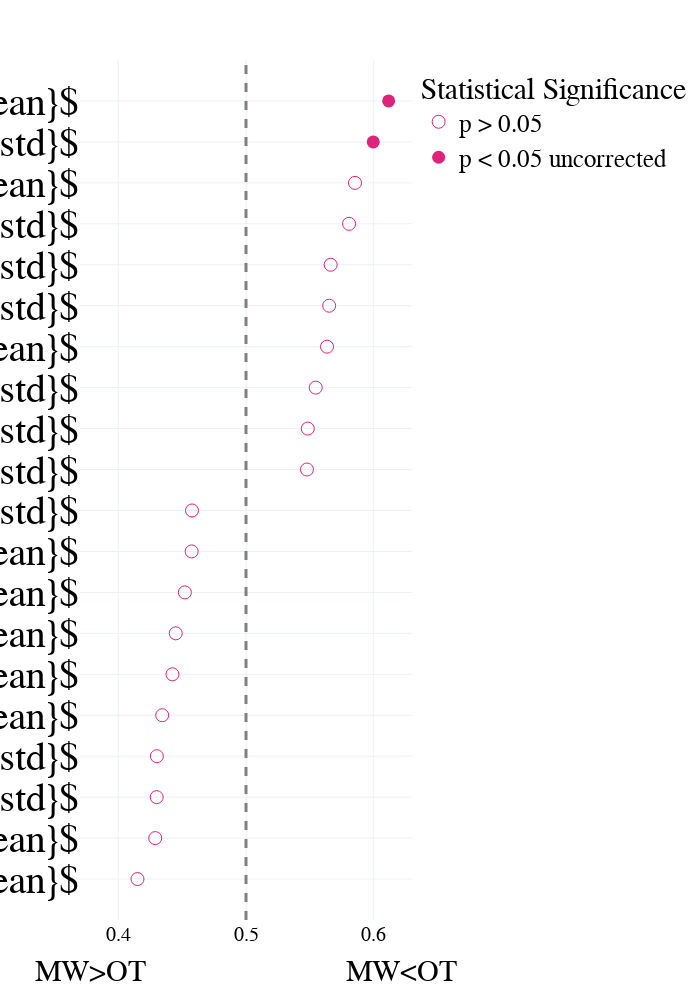

Notebook cell for this chart:
### Code cell
segment_mind_roc = pd.read_csv('Data/univariate_roc_mind_segment.csv')

segment_mind_roc = segment_mind_roc.sort_values(by = 'AUC', ascending = False).head(10).append(segment_mind_roc.sort_values(by = 'AUC', ascending = False).tail(10))

fig = px.scatter(segment_mind_roc.sort_values(by = 'AUC'),x = 'AUC', y = 'markers', template = "plotly_white", symbol = 'significant', 
                 symbol_sequence = ['circle-open','circle','hexagram' ],
#                  color = 'significant',
                 color_discrete_sequence = [pink, green,orange, pink], 
                 
                 category_orders = {'significant': ['p > 0.05','p < 0.05 uncorrected', 'p < 0.05 FDR corrected']},
                 labels = {'AUC': 'MW>OT                         MW<OT', 'significant': 'Statistical Significance', 'markers':''}
                )
fig.add_vline(x=0.5, line_width=3, line_dash="dash", line_color="grey")
fig.update_traces(marker=dict(size = 13))

fig.update_layout(
    width=700,
    height=1000,
#     autosize = True, 
    template = 'plotly_white',
        font=dict(
        family="Times new roman, monospace",
        size=25,
        color="black"
    ),
    xaxis = dict(
            visible=True,
            range = [0.37,0.63], 
            tickfont = {"size": 20},
        ),
        yaxis = dict(
        tickfont = {"size": 40},
        automargin = False,
    autorange = False,
    range = [-1,len(segment_mw_roc)],
    dtick = 1
        ),
    showlegend=True, 

)

fig.show()
# pio.write_json(fig, 'Figs/univariate_roc_mw_segment.plotly')
# fig.write_image('Figs/univariate_roc_mw_segment.png')
fig.write_image("Figs//univariate_roc_mind_segment.pdf")

### Figure 1 — Plotly figure (JSON) as saved in the notebook; plotly's stock layout.template omitted (floating-point values rounded to 4 significant figures)
{"data": [{"hovertemplate": "Statistical Significance=p > 0.05<br>MW>OT                         MW<OT=%{x}<br>=%{y}<extra></extra>", "legendgroup": "p > 0.05", "marker": {"color": "#DE237B", "size": 13, "symbol": "circle-open"}, "mode": "markers", "name": "p > 0.05", "orientation": "h", "showlegend": true, "type": "scatter", "x": [0.415, 0.4289, 0.4301, 0.4302, 0.4344, 0.4424, 0.445, 0.4521, 0.4574, 0.4577, 0.5477, 0.5484, 0.5546, 0.5634, 0.5651, 0.5663, 0.5807, 0.5854], "xaxis": "x", "y": ["$|\\beta|_{mean}$", "$PE\\alpha_{mean}$", "$CNV_{std}$", "$P1_{std}$", "$MSF_{mean}$", "$\\beta_{mean}$", "$SE_{mean}$", "$|\\alpha|_{mean}$", "$CNV_{mean}$", "$wSMI\\beta_{std}$", "$PE\\beta_{std}$", "$\\gamma_{std}$", "$wSMI\\gamma_{std}$", "$P1_{mean}$", "$SE_{std}$", "$PE\\gamma_{std}$", "$K_{std}$", "$P3b_{mean}$"], "yaxis": "y"}, {"hovertemplate": "Statistical Significance=p < 0.05 uncorrected<br>MW>OT                         MW<OT=%{x}<br>=%{y}<extra></extra>", "legendgroup": "p < 0.05 uncorrected", "marker": {"color": "#DE237B", "size": 13, "symbol": "circle"}, "mode": "markers", "name": "p < 0.05 uncorrected", "orientation": "h", "showlegend": true, "type": "scatter", "x": [0.5996, 0.6117], "xaxis": "x", "y": ["$|\\theta|_{std}$", "$|\\theta|_{mean}$"], "yaxis": "y"}], "layout": {"font": {"color": "black", "family": "Times new roman, monospace", "size": 25}, "height": 1000, "legend": {"title": {"text": "Statistical Significance"}, "tracegroupgap": 0}, "margin": {"t": 60}, "shapes": [{"line": {"color": "grey", "dash": "dash", "width": 3}, "type": "line", "x0": 0.5, "x1": 0.5, "xref": "x", "y0": 0, "y1": 1, "yref": "y domain"}], "showlegend": true, "width": 700, "xaxis": {"anchor": "y", "domain": [0, 1], "range": [0.37, 0.63], "tickfont": {"size": 20}, "title": {"text": "MW>OT                         MW<OT"}, "type": "linear", "visible": true}, "yaxis": {"anchor": "x", "automargin": false, "autorange": false, "domain": [0, 1], "dtick": 1, "range": [-1, 20], "tickfont": {"size": 40}, "title": {"text": ""}, "type": "category"}}}
